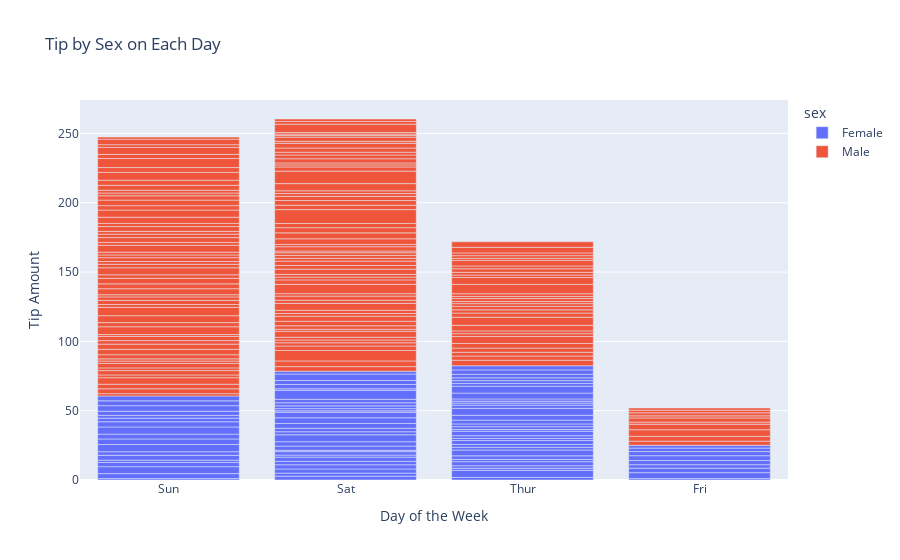

The code cell stored with this chart in its notebook:
### Code cell
df_tips = px.data.tips()
px.bar(df_tips, x = "day", y = "tip", color = "sex",
      title = "Tip by Sex on Each Day",
      labels = dict(tip = "Tip Amount", day = "Day of the Week"))

### Figure 1 — Plotly figure (JSON) as saved in the notebook; plotly's stock layout.template omitted (floating-point values rounded to 4 significant figures; data arrays with more than 128 entries replaced by an {"elided": "..."} marker saying what was removed)
{"data": [{"alignmentgroup": "True", "hovertemplate": "sex=Female<br>Day of the Week=%{x}<br>Tip Amount=%{y}<extra></extra>", "legendgroup": "Female", "marker": {"color": "#636efa", "pattern": {"shape": ""}}, "name": "Female", "offsetgroup": "Female", "orientation": "v", "showlegend": true, "textposition": "auto", "type": "bar", "x": ["Sun", "Sun", "Sun", "Sun", "Sun", "Sun", "Sat", "Sat", "Sat", "Sat", "Sat", "Sat", "Sun", "Sun", "Sat", "Sat", "Sat", "Sat", "Sat", "Sat", "Sat", "Thur", "Thur", "Fri", "Fri", "Fri", "Fri", "Fri", "Sat", "Sat", "Sat", "Sat", "Sat", "Sun", "Sun", "Thur", "Thur", "Thur", "Thur", "Thur", "Thur", "Thur", "Thur", "Thur", "Thur", "Thur", "Thur", "Thur", "Thur", "Thur", "Thur", "Thur", "Thur", "Thur", "Thur", "Thur", "Thur", "Sun", "Sun", "Sun", "Sun", "Sun", "Sat", "Sat", "Sun", "Sun", "Sun", "Thur", "Thur", "Thur", "Thur", "Thur", "Thur", "Thur", "Sat", "Sat", "Sat", "Sat", "Sat", "Fri", "Fri", "Fri", "Fri", "Sat", "Sat", "Sat", "Thur"], "xaxis": "x", "y": [1.01, 3.61, 5, 3.02, 1.67, 3.5, 2.75, 2.23, 3, 3, 2.45, 3.07, 2.6, 5.2, 1.5, 2.47, 1, 3, 3.14, 5, 2.2, 1.83, 5.17, 1, 4.3, 3.25, 2.5, 3, 2.5, 3.48, 4.08, 4, 1, 4, 3.5, 1.5, 1.8, 2.92, 1.68, 2.52, 4.2, 2, 2, 2.83, 1.5, 2, 3.25, 1.25, 2, 2, 2.75, 3.5, 5, 2.3, 1.5, 1.36, 1.63, 5.14, 3.75, 2.61, 2, 3, 1.61, 2, 4, 3.5, 3.5, 4.19, 5, 2, 2.01, 2, 2.5, 3.23, 2.23, 2.5, 6.5, 1.1, 3.09, 3.48, 3, 2.5, 2, 2.88, 4.67, 2, 3], "yaxis": "y"}, {"alignmentgroup": "True", "hovertemplate": "sex=Male<br>Day of the Week=%{x}<br>Tip Amount=%{y}<extra></extra>", "legendgroup": "Male", "marker": {"color": "#EF553B", "pattern": {"shape": ""}}, "name": "Male", "offsetgroup": "Male", "orientation": "v", "showlegend": true, "textposition": "auto", "type": "bar", "x": {"elided": "157 str values"}, "xaxis": "x", "y": {"elided": "157 float values"}, "yaxis": "y"}], "layout": {"barmode": "relative", "legend": {"title": {"text": "sex"}, "tracegroupgap": 0}, "title": {"text": "Tip by Sex on Each Day"}, "xaxis": {"anchor": "y", "domain": [0, 1], "title": {"text": "Day of the Week"}}, "yaxis": {"anchor": "x", "domain": [0, 1], "title": {"text": "Tip Amount"}}}}
